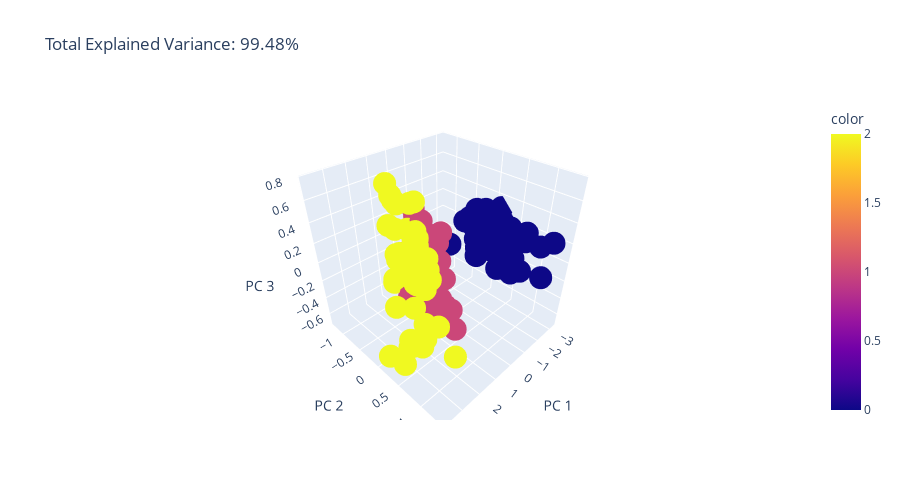

Notebook source saved alongside this figure:
### Code cell
import plotly.express as px
import matplotlib.pyplot as plt
from sklearn.decomposition import PCA

feature = data[['sepal_length', 'sepal_width', 'petal_length', 'petal_width']]

pca = PCA(n_components=3)
components = pca.fit_transform(feature)

total_var = pca.explained_variance_ratio_.sum() * 100

fig = px.scatter_3d(components, x=0, y=1, z=2, color=data['target'],
                    title=f'Total Explained Variance: {total_var:.2f}%',
                    labels={'0': 'PC 1', '1': 'PC 2', '2': 'PC 3'})
fig.update_layout(height=500)
fig.show()

### Figure 1 — Plotly figure (JSON) as saved in the notebook; plotly's stock layout.template omitted (floating-point values rounded to 4 significant figures; data arrays with more than 128 entries replaced by an {"elided": "..."} marker saying what was removed)
{"data": [{"hovertemplate": "PC 1=%{x}<br>PC 2=%{y}<br>PC 3=%{z}<br>color=%{marker.color}<extra></extra>", "legendgroup": "", "marker": {"color": {"elided": "150 int values"}, "coloraxis": "coloraxis", "symbol": "circle"}, "mode": "markers", "name": "", "scene": "scene", "showlegend": false, "type": "scatter3d", "x": {"elided": "150 float values"}, "y": {"elided": "150 float values"}, "z": {"elided": "150 float values"}}], "layout": {"coloraxis": {"colorbar": {"title": {"text": "color"}}, "colorscale": [[0, "#0d0887"], [0.1111, "#46039f"], [0.2222, "#7201a8"], [0.3333, "#9c179e"], [0.4444, "#bd3786"], [0.5556, "#d8576b"], [0.6667, "#ed7953"], [0.7778, "#fb9f3a"], [0.8889, "#fdca26"], [1, "#f0f921"]]}, "height": 500, "legend": {"tracegroupgap": 0}, "scene": {"domain": {"x": [0, 1], "y": [0, 1]}, "xaxis": {"title": {"text": "PC 1"}}, "yaxis": {"title": {"text": "PC 2"}}, "zaxis": {"title": {"text": "PC 3"}}}, "title": {"text": "Total Explained Variance: 99.48%"}}}
